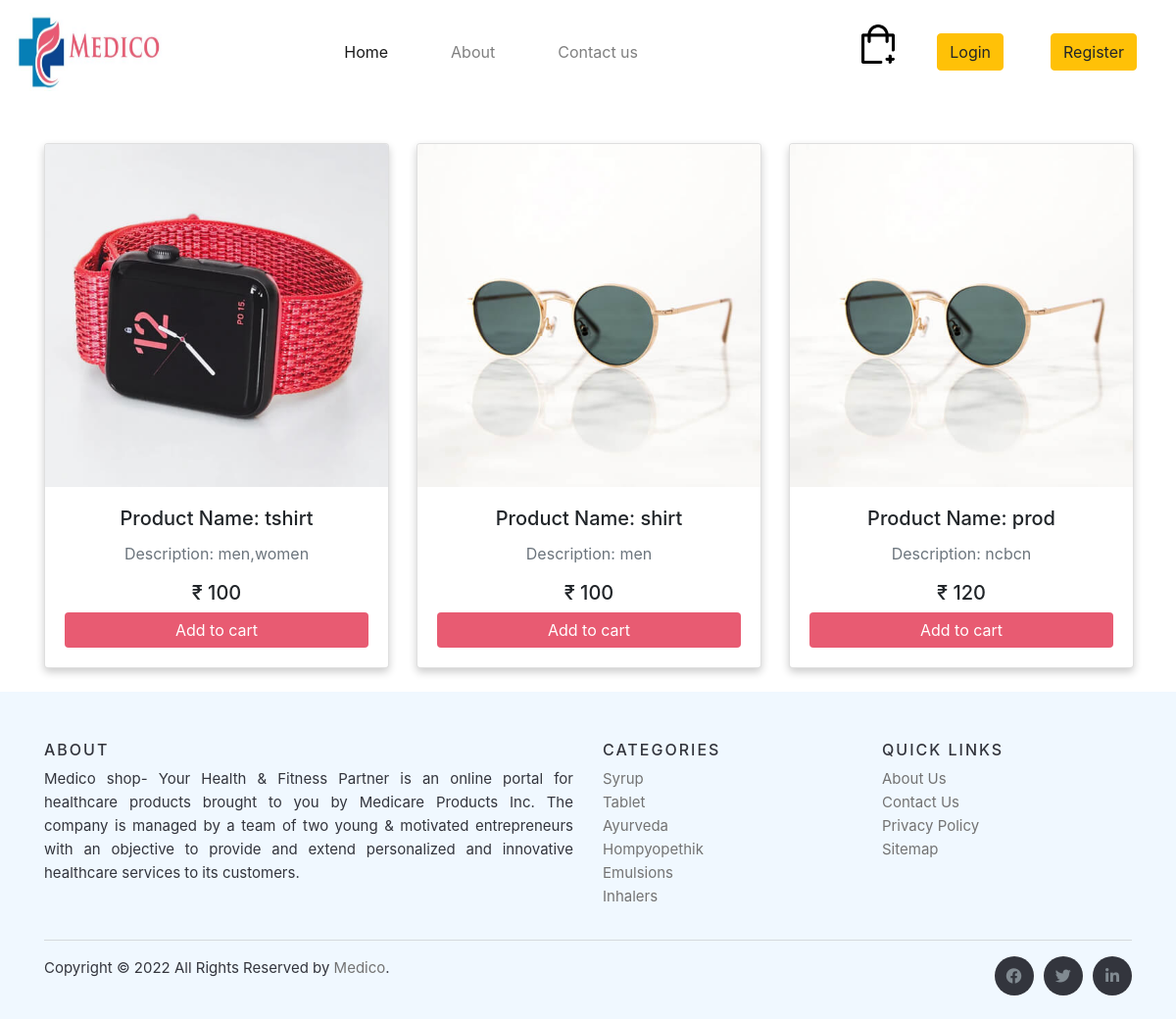
Page /home.php on the earlier database version.
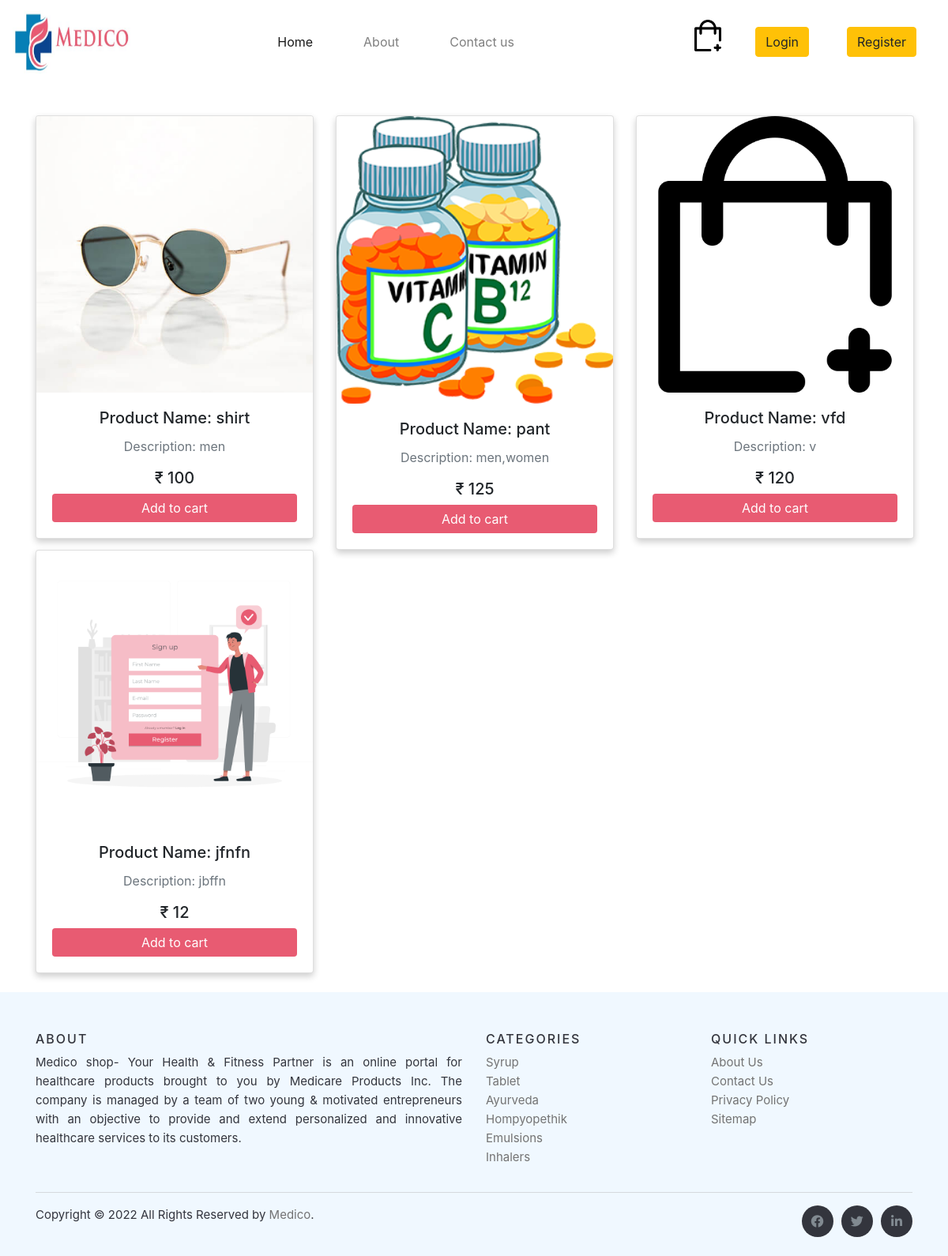
Same page on the later database version.
### tables this page shows
CREATE TABLE `product` (
  `prod_no` int(4) NOT NULL,
  `prod_name` varchar(20) NOT NULL,
  `description` varchar(50) NOT NULL,
  `unit` varchar(10) NOT NULL,
  `price` int(10) NOT NULL,
  `image` varchar(500) NOT NULL
);

### home.php (the view, shortened to what this page needs)
<?php
if (!isset($_SESSION['email'])) {
    $login = 0;
}
?>
<!doctype html>
<html lang="en">
<head>
    <link rel="stylesheet" href="https://cdn.jsdelivr.net/npm/bootstrap@4.0.0/dist/css/bootstrap.min.css">
    <link rel="stylesheet" href="css/style.css">
    <link rel="stylesheet" href="https://cdnjs.cloudflare.com/ajax/libs/font-awesome/6.1.1/css/all.min.css" />
</head>
<body>
    <nav class="navbar  navbar-expand-lg navbar-light">
        <a class="navbar-brand" href="#"><img src="images/logo.jpeg" height="80px" width="150px" /> </a>
        <div class="collapse navbar-collapse" id="main_nav">
            <ul class="navbar-nav mx-auto">
                <li class="nav-item active"> <a class="nav-link mx-4" href="#">Home </a> </li>
                <li class="nav-item"><a class="nav-link mx-4" href="about.php"> About </a></li>
                <li class="nav-item"><a class="nav-link mx-4" href="contact.php">Contact us</a></li>
            </ul>
            <ul style="list-style: none;">
                <li class="nav-item"><a class="nav-link" href="addtocart.php"><img src="images/add-to-basket.png" width="40px" height="40px"></a></li>
            </ul>
            <?php
            if ($login == 0) {
            ?>
                <a class="btn btn-warning mx-4" href="login.php">Login</a>
                <a class="btn btn-warning mx-4" href="register.php">Register</a>
            <?php
            } else {
            ?>
                <a class="btn btn-warning mx-4" href="logout.php">Logout</a>
            <?php
            }
            ?>
        </div>
    </nav>
    <div class="container py-4">
        <div class="row mt-3">
            <?php
            include 'admin/connection.php';
            $query = "SELECT * from product;";
            $data = mysqli_query($conn, $query);
            $total = mysqli_num_rows($data) > 0;
            if ($total) {
                while ($result = mysqli_fetch_assoc($data)) {
            ?>
                    <div class='col-md-4'>
                        <div class='card' style='width: 22rem;'>
                            <img class='card-img-top' src='./admin/<?php echo $result["image"];  ?>' alt='Card image'>
                            <div class='card-body'>
                                <h5 class='card-title text-center'>Product Name: <?php echo $result["prod_name"];  ?></h5>
                                <p class='card-text text-muted text-center'>Description: <?php echo $result["description"];  ?></p>
                                <h5 class='card-text text-center'>₹  <?php echo $result["price"];  ?></h5>
                                <a href='addtocart.php' class='btn btn-primary center-btn'>Add to cart</a>
                            </div>
                        </div>
                    </div>
            <?php
                }
            } else {
                echo "No records found!";
            }
            ?>
        </div>
    </div>
    <footer class="site-footer">
        <div class="container">
            <div class="row">
                <div class="col-sm-12 col-md-6">
                    <h6>About</h6>
                    <p class="text-justify">Medico shop- Your Health & Fitness Partner is an online portal for healthcare products brought to you by Medicare Products Inc. The company is managed by a team of two young & motivated entrepreneurs with an objective to provide and extend personalized and innovative healthcare services to its customers.</p>
                </div>
                <div class="col-xs-6 col-md-3">
                    <h6>Categories</h6>
                    <ul class="footer-links">
                        <li><a href="#">Syrup</a></li>
                        <li><a href="#">Tablet</a></li>
                        <li><a href="#">Ayurveda</a></li>
                        <li><a href="#">Hompyopethik</a></li>
                        <li><a href="#">Emulsions</a></li>
                        <li><a href="#">Inhalers</a></li>
                    </ul>
                </div>
                <div class="col-xs-6 col-md-3">
                    <h6>Quick Links</h6>
                    <ul class="footer-links">
                        <li><a href="about.php">About Us</a></li>
                        <li><a href="#">Contact Us</a></li>
                        <li><a href="http://scanfcode.com/privacy-policy/">Privacy Policy</a></li>
                        <li><a href="http://scanfcode.com/sitemap/">Sitemap</a></li>
                    </ul>
                </div>
            </div>
            <hr>
        </div>
        <div class="container">
            <div class="row">
                <div class="col-md-8 col-sm-6 col-xs-12">
                    <p class="copyright-text">Copyright &copy; 2022 All Rights Reserved by
                        <a href="#">Medico</a>.
                    </p>
                </div>
                <div class="col-md-4 col-sm-6 col-xs-12">
                    <ul class="social-icons">
                        <li><a class="facebook" href="#"><i class="fa-brands fa-facebook"></i></a></li>
                        <li><a class="twitter" href="#"><i class="fa-brands fa-twitter"></i></a></li>
                        <li><a class="linkedin" href="#"><i class="fa-brands fa-linkedin-in"></i></a></li>
                    </ul>
                </div>
            </div>
        </div>
    </footer>
</body>
</html>

### css/style.css (style rules this page uses)
.site-footer { background-color: aliceblue; padding:45px 0 20px; font-size:15px; line-height:24px; color:#33353d; }
.site-footer hr { border-top-color:#bbb; opacity:0.5 }
.site-footer h6 { color:#33353d; font-size:16px; text-transform:uppercase; margin-top:5px; letter-spacing:2px }
.site-footer a { color:#737373; }
.footer-links { padding-left:0; list-style:none }
.footer-links li { display:block }
.footer-links a { color:#737373 }
.site-footer .social-icons { text-align:right }
.site-footer .social-icons a { width:40px; height:40px; line-height:40px; margin-left:6px; margin-right:0; border-radius:100%; background-color:#33353d }
.copyright-text { margin:0 }
.social-icons { padding-left:0; margin-bottom:0; list-style:none }
.social-icons li { display:inline-block; margin-bottom:4px }
.social-icons a { background-color:#eceeef; color:#818a91; font-size:16px; display:inline-block; line-height:44px; width:44px; height:44px; text-align:center; margin-right:8px; border-radius:100%; -webkit-transition:all .2s linear; -o-transition:all .2s linear; transition:all .2s linear }

### home.php (style rules this page uses)
.center-btn { display: block; margin-right: auto; margin-left: auto; background-color: #E85B72; border: #E85B72; }
.card { box-shadow: 0 4px 8px 0 rgba(0, 0, 0, 0.2); transition: 0.3s; }

Differences in the rows shown:
removed product: image (picture), prod_name "tshirt", description "men,women", price "100"
removed product: image (picture), prod_name "prod", description "ncbcn", price "120"
added product: image (picture), prod_name "pant", description "men,women", price "125"
added product: image (picture), prod_name "vfd", description "v", price "120"
added product: image (picture), prod_name "jfnfn", description "jbffn", price "12"
